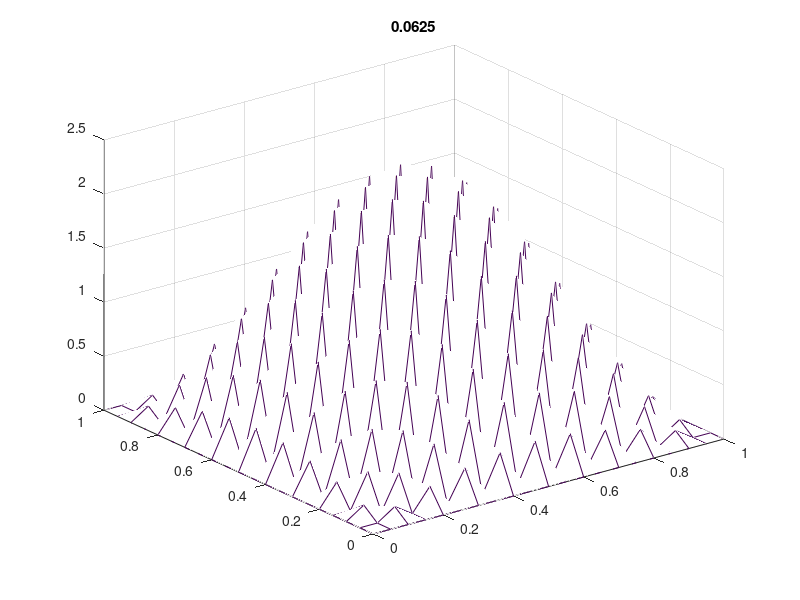

MATLAB code to generate this figure:
clear;

kappa=1;   % thermal conductivity
tau=6.25e-4;  % time-step
h=0.05;    % spatial-step

% Extent of the system
x=0:h:1;
y=0:h:1;
m=length(x);

% Initial conditions
temp=zeros(m,m);
temp(round(m/2),round(m/2))=1/h^2;

D=-4*eye(m^2);
D(1,2)=1;

for i=1:m^2
    if rem(i,m)~=0
        if i~=m^2
            D(i,i+1)=1;
        end
    end
    if rem(i,m)~=1
        if i~=1
            D(i,i-1)=1;
        end
    end
    if i-m>0
        D(i,i-m)=1;
    end
    if i+m<m^2
        D(i,i+m)=1;
    end
    imagesc(D)
    pause(0)
end

D=D*kappa*tau/h/h;
imagesc(D)
pause(0.5)

% Boundary Condition
for i=1:m
    D(i,:)=0;
    D(m^2+1-i,:)=0;
    D(m*(i-1)+1,:)=0;
    D(m*i,:)=0;
    imagesc(D)
    pause(0)
end

imagesc(D)
pause(1)
A=eye(m^2)+D;
imagesc(A)
pause(1)

tempVec=temp(:);

time=0;
for n=1:100
    mesh(x,y,temp)      % mesh plot
    title(n*tau);       % display current time
    drawnow

    tempVec=A*tempVec;
    temp=reshape(tempVec,m,[]);

%     next=temp;
%     for i=2:m-1
%       for j=2:m-1
%         factor= temp(i-1,j)+temp(i+1,j)+temp(i,j-1)+temp(i,j+1) -4*temp(i,j);
%         next(i,j)=temp(i,j) + kappa*tau/h^2 * factor;
%       end
%     end
%     temp=next;

end

sort(eig(A))
disp(h^2/4/kappa-tau)